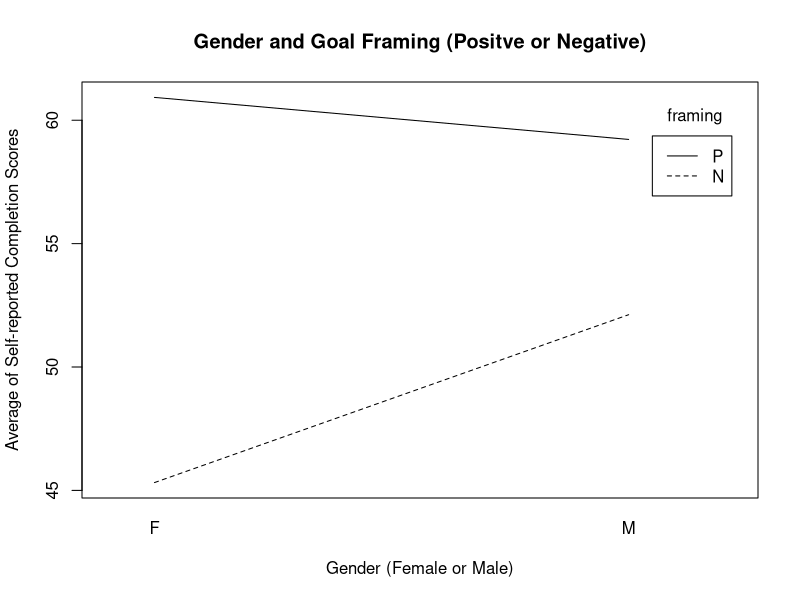
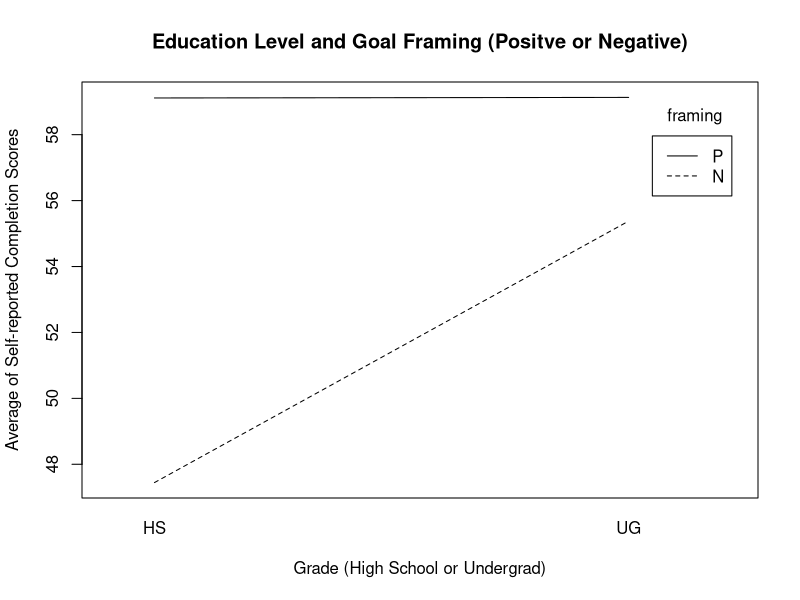

Write R code to recreate these figures, in order.
## ---- chunk 1
knitr::opts_chunk$set(echo = TRUE, warning=FALSE, message = FALSE)
## ---- chunk 2
library(dplyr)
library(readr)
Survey_rescored_data_v2 <- read_csv("Survey_rescored_data_v2.csv")
View(Survey_rescored_data_v2)
all_data = Survey_rescored_data_v2

data_gender <- all_data %>%
            filter(Framing != "Neutral") %>%
            filter(Gender != "other") %>%
            group_by(Framing, Gender) %>%
            summarise(Avg_Score = mean(na.omit(Score)))
            
knitr::kable(data_gender)
## ---- chunk 3
data_edu <- all_data %>%
            filter(Framing != "Neutral") %>%
            filter(Grade != "OT") %>%
            filter(Grade != "PG") %>%
            group_by(Framing, Grade) %>%
            summarise(Avg_Score = mean(na.omit(Score)))

knitr::kable(data_edu)
## ---- chunk 4
gender = data_gender$Gender
framing = data_gender$Framing
score = data_gender$Avg_Score
interaction.plot(gender,framing,score,
                 leg.bty = "o",
                 main = "Gender and Goal Framing (Positve or Negative)",
                 xlab = "Gender (Female or Male)",
                 ylab = "Average of Self-reported Completion Scores")
## ---- chunk 5
education = data_edu$Grade
score = data_edu$Avg_Score
interaction.plot(education,framing,score,
                 leg.bty = "o",
                 main = "Education Level and Goal Framing (Positve or Negative)",
                 xlab = "Grade (High School or Undergrad)",
                 ylab = "Average of Self-reported Completion Scores")
